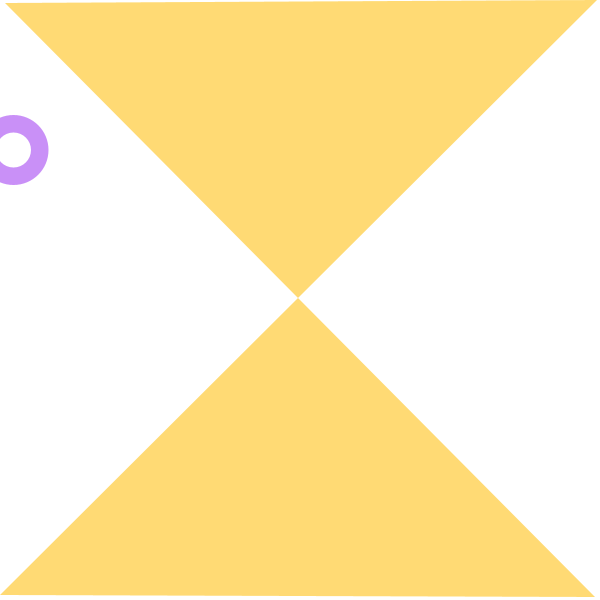
Frame 1 (no input)
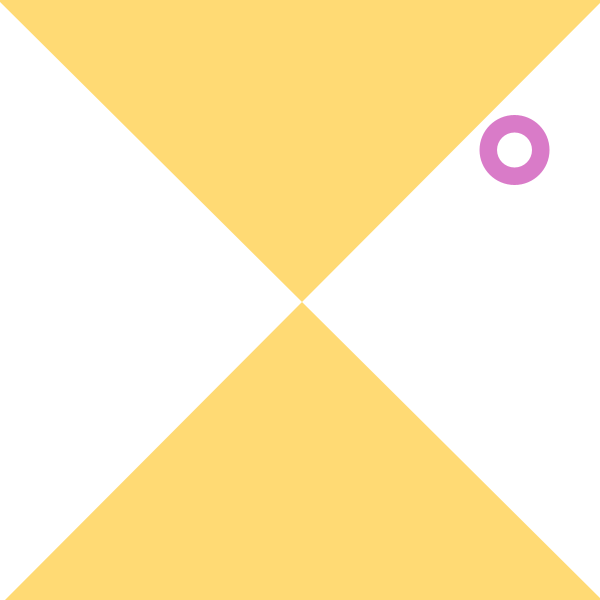
Frame 60 (the mouse pressed at the canvas centre just before this capture)
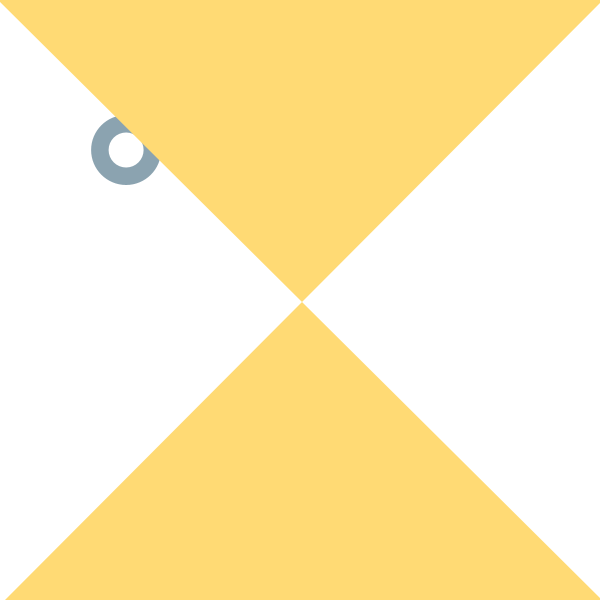
Frame 120 (the mouse held since frame 60 and released just before this capture)

The Processing sketch that drew these frames (run headless with seeded random() and noise(); from frame 60 on, the mouse is pressed at the canvas centre):

// Processing sketch: processing_144902
// ── processing_144902.pde

// Konkuk University
 // Department of Dynamic Media
 // SOS iDesign
// Name: Seo Yu Mi
 // ID: 201420082 Seo Yu Mi
 
float xPos;
float destination;
float diameter = 70;
float x=0;
float y=0;
float xSpeed = 5;
float ySpeed = 3;

void setup () {
  size(600, 600);
  smooth ();
  
  xPos = 0;
    destination = width + diameter * 3;
}

void draw () {
  background (#FFFFFF);
  noStroke();
  
  x=xSpeed;
  y=ySpeed;
  
if ((x > width) || (x < 200)) {
  xSpeed=xSpeed*-1;
  }
   if ((y > height) || (y < 50)) {
     ySpeed=ySpeed*-1;
  }

  float distance = destination - xPos;

  xPos = xPos + distance / 60;
  if (xPos > width + diameter) {
    xPos = -diameter;
  }

  fill(random(255), random(255), random(255), 150);
  ellipse (xPos, height / 4, diameter, diameter);
  fill(255);
  ellipse(xPos, height/4,diameter-35,diameter-35);
  fill(#FFDA74);
  quad(x,y,width-x,height-y,0,width-x,height-y,0);
}
